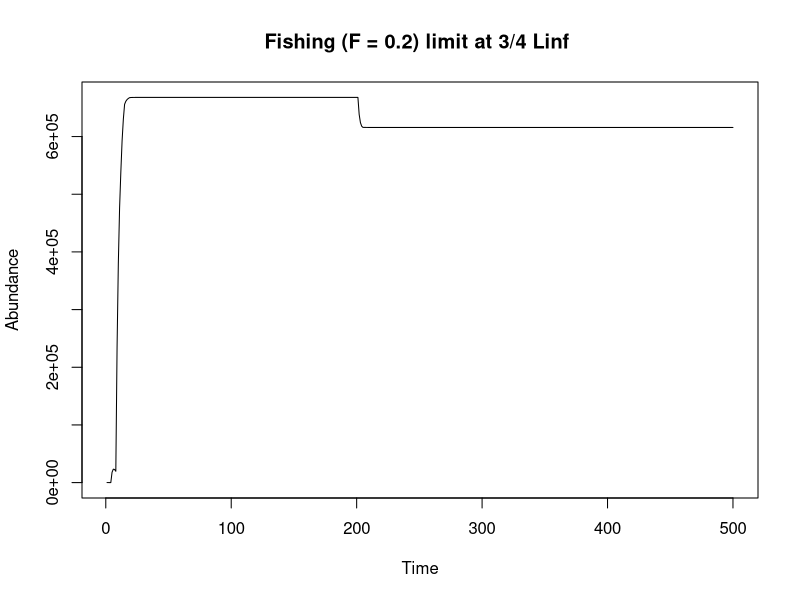
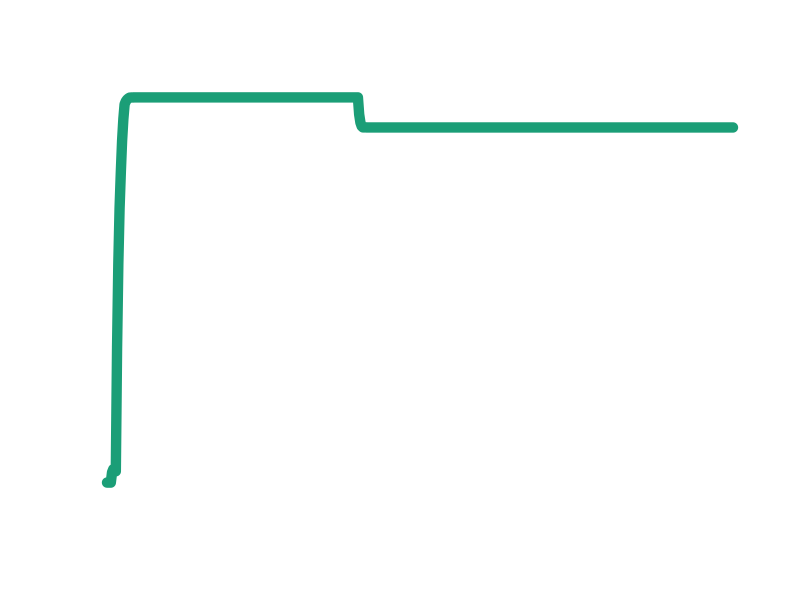

The R source for these figures, in order:
##########################
# BULLFROG PROJECTIONS

rm(list=ls(all=TRUE))
library(reshape)
 #library(ggplot2)
 library(plyr)
library(fields)

#Model parameters:
Npop=10  #initial pop size (not important)
Tmax=500 #max years
Tfishing=200 #when we start fishing
Trecovery=500 #stop fishing 
  
  fishatmat=F # this switches which type of fishing (and graphing) we choose. If true, it graphs all life history graphs and age-selective fishing
  
  #Life history parameters      	
   recruitsize=2
   Amax=10 #max age
 	 amat=4 #age at maturation - this varies depending on the matration function chosen
	 
 	 Linf=20 #max size
	 k=.3   # Growth function param
	 fishingsize = .75*Linf #size-selective fishery threshold size 
        
   
   M=0.44   #natural mortality coef  
	 
	 c=354   #egg slope 
	 d=-3623   #egg intercept

   N0 = 100000*Linf  # intitial number of eggs     
   alpha = 1         # BH recruitment
  	
   q=1 #maturation ogive steepness (1 = very steep)
  
   mu_f=0.2 #fishing mortality
   harvest=c(0, mu_f)  
   
  fishB=rep(0, length(harvest))
  fishY=rep(0, length(harvest))
  fishP=rep(0, length(harvest))
  Recruits=rep(0, length(harvest))
    
    
    #set up matrices
N=matrix(nrow=Amax, ncol=Tmax, data=0)
 
L=matrix(nrow=Amax, ncol=1, data=1)
mu=matrix(nrow=Amax, ncol=1, data=0)
E=matrix(nrow=Amax, ncol=Tmax, data=0)
S=matrix(nrow=1, ncol=Tmax, data=0)
P=matrix(nrow=1, ncol=Tmax)
B=matrix(nrow=1, ncol=Tmax)
Y=matrix(nrow=1, ncol=Tmax) 
 
 #set up vectors to hold age-specific variables 
Pmale=rep(0, Amax) #probability of sex change
fert=rep(0, Tmax) #fert probability
pmat=rep(0, Amax) #maturation probability
eggs=rep(0, Amax) #fecundity
mu=rep(0, Amax) #natural mortality
select=rep(0, Amax) #fishery selectivity

N[1:Amax, 1]=Npop #initial population size
L[1]=recruitsize #larval size at recruitment
 
 
  
#First: Define the age-specific growth, 

for (a in 1:(Amax-1)) {

  #VBGE
	L[a+1]= Linf*(1-exp(-k)) + (L[a])*exp(-k) #length at age

}#end 1st age loop


# Second: define age-specific mortality and maturation, and fecundity

for (a in 1:(Amax)) {
  
   #natural mortality
   mu[a]= 1-(1/(1+Linf/L[a]*(exp(k)-1)))^(M/k)  #natural mortality function of Length
     
   #maturation ogive
   pmat[a]=ifelse( a < amat, 0, 1)     #knife edge maturation
   
   #FECUNDITY
   eggs[a]= c*L[a] + d #fecundity is a function of individual mass-at-age 
   
} #end 2nd age loop


#Third: define fishing selectivity    
for (a in 1:(Amax)) {
     #JUST AFTER AGE AT MATURATION
     if(fishatmat==1) {
   select[a] = ifelse( a < amat+1, 0, 1)  #knife edge gear selectivity right after maturation  
        } else {
      #JUST AFTER SIZE AT MATURATION
       #select[a]= ifelse( L[a] < (Lmat), 0, 1)  #gear selectivity same for all fish > maturation
      ##SIZE THRESHOLD
      	select[a] = ifelse(L[a]< fishingsize, 0, 1)     
          }
} #end 3rd age loop
   
t = 1
#Now for these age specific rates, simulate pop dynamics through time       
for(t in 1:(Tmax-1)) {
	 
   
E[,t]=N[, t]*pmat*eggs  #assuming spawning occurs between 1 t and the next
 
P[t]= sum(E[,t])  #assuming fertilization is 100%
  
  	beta= (alpha*P[t]-1)/(N0*P[t])  
    
 N[1,t+1]= alpha*P[t]/(1+beta*P[t]) #this is the N_0 class that is born and enters in the next time step.. 
 
     for (age in 1:(Amax-1)) {
      
   Fishing= if (Tfishing < t & Trecovery > t) {
   				Fishing = select[age]*mu_f } else {
   				Fishing = 0
                     }
    
 	N[age+1,t+1] = N[age, t]*exp(-mu[age]-Fishing)
 	B[t]=sum(N[,t])
 	Y[t]=sum((N[,t]) * (1-exp(-mu[age]-Fishing)) *(Fishing/(mu[age]+Fishing)))
 	
 	
 	 #assuming mortality happens after spawning
		
    } #end second age loop
    
       } #end t loop
   
  sums=colSums(N[amat:Amax,]) #calculate spawning popsize at each time
 
    
  LEP_unfished=sum(E[,Tfishing-2])
  LEP_fished=sum(E[,Tfishing+10])
  SPR=LEP_fished/LEP_unfished
 
 if(fishatmat==1) {
 
 quartz()
 par(mfrow=c(3,2))

   plot(1:Amax, L, type="l", main="von Bert growth", ylab="Size", xlab="Age")
    legend("bottomright", legend=c( paste("Linf = ", Linf), paste("von Bert k = ", k)))

   plot(1:(Amax-1), eggs[-Amax]*pmat[-Amax], type="l", main="Age-specific Fecundity", ylab="Number of female progeny", xlab= "Age")
    legend("bottomright", legend=c(paste("50% mature at age", amat)))

   
  P_= 1:N0
  R=alpha*P_/(1+beta*P_)
   plot(P_, R, type="l", main="Beverton Holt Recruitment", xlab="Eggs(t)", ylab="Recruits(t+1)")
    legend("bottomright", legend=c(paste("alpha = ", round(alpha,6)), paste("beta = ", round(beta, 6))))

   
  
   plot(sums[1:(Tmax-1)], N[amat,2:Tmax], main="Stock Recruitment Curve", xlab="Spawners", ylab="1st time spawners", type="l", lwd=1.5)
  #abline(coef=c(0,1),  lwd=.5)
   
    legend("bottomright", legend=c(paste("M = ", kappa)))
  
   
   plot(1:Tmax, sums, type="l", main = "Fishing (F = 0.2) one year after maturity", xlab="Time", ylab="Abundance")
   legend("bottomright", legend=c( paste("Fishing mature fish only: SPR = ", round(SPR, 2))))
  } else {
  
  plot(1:Tmax, sums, type="l", main = "Fishing (F = 0.2) limit at 3/4 Linf ", xlab="Time", ylab="Abundance")
  #legend("bottomright", legend=c( paste("Fishing based on size: SPR = ", round(SPR, 2))))


   }
  
  
  
par(bg=NA)
plot(1:Tmax, sums, type="l", lwd = 10, col = "#1b9e77", axes = F, xlab="", ylab="")
  
dev.copy(png,'bullfrog.png')
dev.off()
